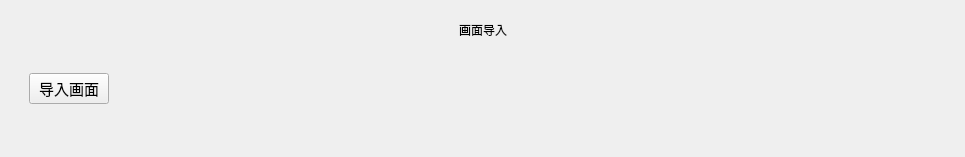
            <widget class="QWidget" name="widget_load" native="true">
             <property name="styleSheet">
              <string notr="true">QWidget#widget_load{
background-color: #FFFFFF;
}</string>
             </property>
             <layout class="QVBoxLayout" name="verticalLayout_13">
              <item>
               <widget class="QWidget" name="widgetC" native="true">
                <layout class="QHBoxLayout" name="horizontalLayout_4">
                 <item>
                  <spacer name="horizontalSpacer_5">
                   <property name="orientation">
                    <enum>Qt::Orientation::Horizontal</enum>
                   </property>
                   <property name="sizeHint" stdset="0">
                    <size>
                     <width>349</width>
                     <height>20</height>
                    </size>
                   </property>
                  </spacer>
                 </item>
                 <item>
                  <widget class="QLabel" name="label_9">
                   <property name="text">
                    <string>画面导入</string>
                   </property>
                  </widget>
                 </item>
                 <item>
                  <spacer name="horizontalSpacer_6">
                   <property name="orientation">
                    <enum>Qt::Orientation::Horizontal</enum>
                   </property>
                   <property name="sizeHint" stdset="0">
                    <size>
                     <width>348</width>
                     <height>20</height>
                    </size>
                   </property>
                  </spacer>
                 </item>
                </layout>
               </widget>
              </item>
              <item>
               <widget class="QWidget" name="widgetD" native="true">
                <layout class="QVBoxLayout" name="verticalLayout_9">
                 <item>
                  <widget class="QWidget" name="widget_17" native="true">
                   <layout class="QHBoxLayout" name="horizontalLayout_5">
                    <item>
                     <widget class="QPushButton" name="OpenExe_btn">
                      <property name="maximumSize">
                       <size>
                        <width>93</width>
                        <height>16777215</height>
                       </size>
                      </property>
                      <property name="font">
                       <font>
                        <pointsize>11</pointsize>
                        <bold>false</bold>
                       </font>
                      </property>
                      <property name="styleSheet">
                       <string notr="true"/>
                      </property>
                      <property name="text">
                       <string>导入画面</string>
                      </property>
                     </widget>
                    </item>
                    <item>
                     <spacer name="horizontalSpacer_30">
                      <property name="orientation">
                       <enum>Qt::Orientation::Horizontal</enum>
                      </property>
                      <property name="sizeHint" stdset="0">
                       <size>
                        <width>827</width>
                        <height>20</height>
                       </size>
                      </property>
                     </spacer>
                    </item>
                   </layout>
                  </widget>
                 </item>
                 <item>
                  <widget class="QWidget" name="widget_29" native="true">
                   <layout class="QVBoxLayout" name="layout_Screen"/>
                  </widget>
                 </item>
                </layout>
               </widget>
              </item>
             </layout>
            </widget>
